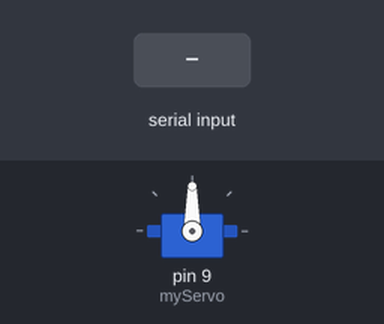
A sketch run on a simulated Arduino Uno, built with avr-gcc and run on an emulated ATmega328P. On the bench: servo. The test bench sets the inputs (shaded band).

Above: at 1.2 s.
1.3 s: "30,150\n" received over Serial
At 3.1 s:
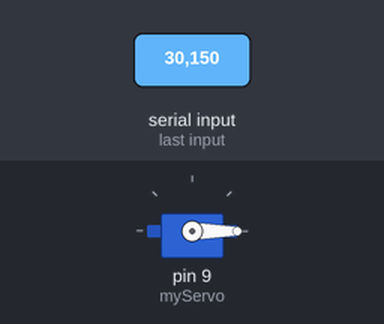
3.8 s: "90,45\n" received over Serial
At 4.6 s:
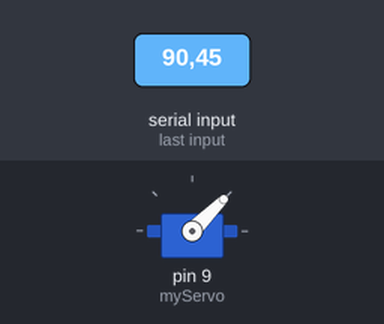
6.3 s: "1\n" received over Serial
At 7.1 s:
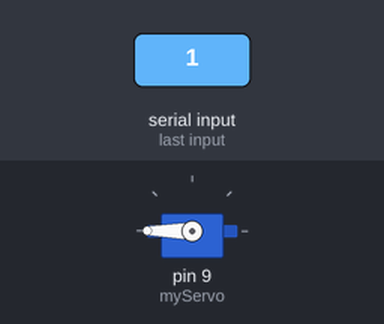
Timing chart, 0 to 9.3 s (numbered marks = the images above; inputs shaded):
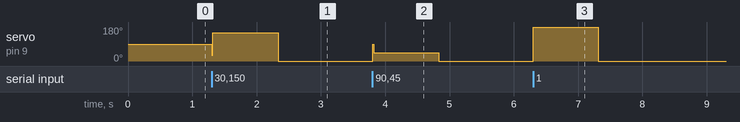

Measured:
- after the input at 1.3 s, servo on pin 9 (myServo): 90° → 150° at once, → 0° 1.0 s later
- after the input at 3.8 s, servo on pin 9 (myServo): 0° → 45° at once, → 0° 1.0 s later
- after the input at 6.3 s, servo on pin 9 (myServo): 0° → 180° at once, → 0° 1.0 s later

The sketch:

MicroServo.ino
```cpp
#include <Servo.h>

Servo myServo;  // Crear un objeto de tipo Servo
int position = 90; // Posición inicial

void setup() {
  Serial.begin(9600);  // Iniciar la comunicación serial a 9600 baudios
  myServo.attach(9);   // Adjuntar el servo al pin 9
}

void loop() {
  if (Serial.available() > 0) {  // Si hay datos disponibles en el puerto serial
    int command = Serial.parseInt();  // Leer el comando como un entero

    // Realizar acciones basadas en el comando recibido
    if (command == 1) {
      position = 180; // Mover a la derecha
    } else if (command == 2) {
      position = 0; // Mover a la izquierda
    } else if (command >= 0 && command <= 180) {
      // Ajustar la posición del servo
      position = command;
    }

    // Aplicar la velocidad y la posición al servo
    myServo.write(position);
    delay(15); // Pequeña pausa para permitir que el servo se mueva
  }
}
```
